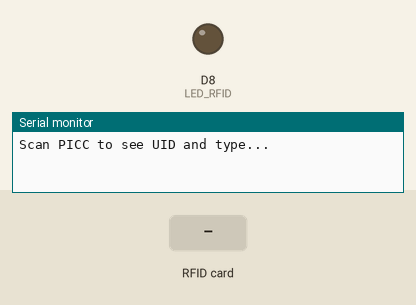
Recording of a sketch running on a simulated ESP8266 (NodeMCU). On the bench: output pins drawn as LEDs (lit = HIGH), the last lines printed to the serial monitor. The test bench sets the inputs (shaded band).

Above: at 1.2 s.
1.3 s: RFID card 5E 7A 19 C4 held to the reader
At 1.7 s:
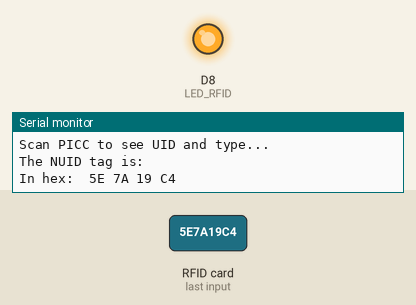
Timing chart, 0 to 4.3 s (numbered marks = the images above; inputs shaded):
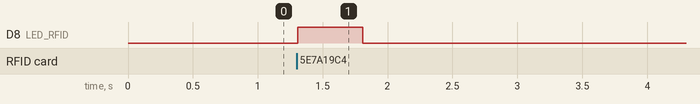

The sketch:

DumpInfoNodeMCURFID.ino
```cpp
#include <MFRC522.h>

#define RST_PIN  D1 // RST-PIN for RC522 - RFID - SPI - Modul GPIO5: 5
#define SS_PIN  D2 // SDA-PIN for RC522 - RFID - SPI - Modul GPIO4: 4
#define LED_RFID D8 // LED RFID read

MFRC522 mfrc522(SS_PIN, RST_PIN); // Create MFRC522 instance
void setup() {
  Serial.begin(115200); // Initialize serial communications with the PC
  SPI.begin();      // Init SPI bus
  mfrc522.PCD_Init();   // Init MFRC522
  Serial.println("Scan PICC to see UID and type...");
  pinMode(LED_RFID,OUTPUT);
}

void loop() {
  if ( ! mfrc522.PICC_IsNewCardPresent()) {
    return;
  }
  if ( ! mfrc522.PICC_ReadCardSerial()) {
    return;
  }

  Serial.println(F("The NUID tag is:"));
  Serial.print(F("In hex: "));
  printHex(mfrc522.uid.uidByte, mfrc522.uid.size);
  Serial.println();
  // Halt PICC
  mfrc522.PICC_HaltA();
  // Stop encryption on PCD
  mfrc522.PCD_StopCrypto1();
  digitalWrite(LED_RFID,HIGH);
  delay(500);
  digitalWrite(LED_RFID,LOW);
  delay(500);
}

void printHex(byte *buffer, byte bufferSize) {
  for (byte i = 0; i < bufferSize; i++) {
    Serial.print(buffer[i] < 0x10 ? " 0" : " ");
    Serial.print(buffer[i], HEX);
  }
}
```

Measured:
- after the input at 1.3 s, D8 (LED_RFID): LOW → HIGH at once, → LOW 0.50 s later
